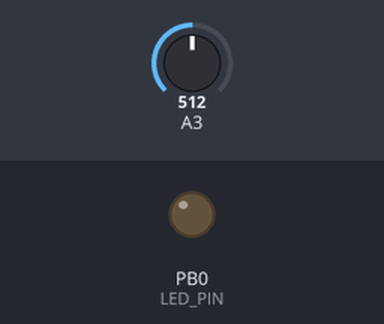
A sketch run on a simulated ATtiny85, built with avr-gcc and run on an emulated ATtiny85. Shown: output pins drawn as LEDs (lit = HIGH). The test bench sets the inputs (shaded band); at power-on: A3 = 512. Sleep ends after the set time or at an interrupt.

Above: at 8.9 s.
9.0 s: A3 set to 290
Timing chart, 0 to 50.6 s (numbered marks = the images above; inputs shaded):
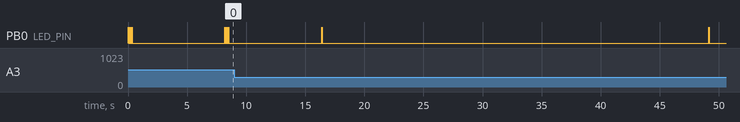

The sketch:

ProjectCode.ino
```cpp
#include <avr/sleep.h>
#include <avr/wdt.h>
#include <avr/interrupt.h>


#define LED_PIN 0     // PB0
#define LDR_PIN 3     // PB3 (ADC3)

volatile byte wdtCounter = 0;
volatile byte wdtWakeupsNeeded = 1; // сколько WDT сработок спим

// ================= WDT INTERRUPT =================
ISR(WDT_vect) {
  wdtCounter++;
}

// ================= SETUP WDT =================
void setupWDT_4s() {
  cli();
  wdt_reset();
  WDTCR |= (1 << WDCE) | (1 << WDE);   // разрешаем смену
  WDTCR = (1 << 6) | (1 << WDP3) | (1 << WDP0);    // 8 секунд
  sei();
}

// ================= SLEEP =================
void goSleep() {
  set_sleep_mode(SLEEP_MODE_PWR_DOWN);
  sleep_enable();
  sleep_cpu();
  sleep_disable();
}

// ================= LED =================
void blink(byte times) {
  for (byte i = 0; i < times; i++) {
    PORTB |= (1 << LED_PIN);
    delay(50);
    PORTB &= ~(1 << LED_PIN);
    delay(100);
  }
}

// ================= ADC READ =================
uint16_t readLight() {
  ADMUX = (1 << MUX1) | (1 << MUX0); // ADC3
  ADCSRA |= (1 << ADEN);            // включаем ADC
  ADCSRA |= (1 << ADSC);            // старт измерения
  while (ADCSRA & (1 << ADSC));     // ждём
  uint16_t value = ADC;
  ADCSRA &= ~(1 << ADEN);           // выключаем ADC
  return value;
}

// ================= SETUP =================
void setup() {
  DDRB |= (1 << LED_PIN);   // LED выход
  PORTB &= ~(1 << LED_PIN);
  setupWDT_4s();
}

// ================= LOOP =================
void loop() {

  wdtCounter = 0;

  uint16_t light = readLight();

  if (light > 300) {      // светло
    blink(3);
    wdtWakeupsNeeded = 1; // 4 сек
  } else {                // темно
    blink(1);
    wdtWakeupsNeeded = 4; // 16 сек (4 + 4 + 4 + 4)
  }

  while (wdtCounter < wdtWakeupsNeeded) {
    goSleep();
  }
}
```

Measured:
- by itself, PB0 (LED_PIN): alternates HIGH for 0.05 s and LOW for 32.7 s
